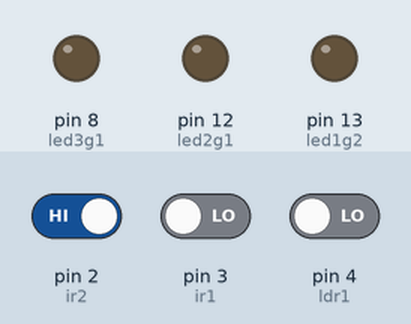
The sketch below on a simulated Arduino Uno, built with avr-gcc and run on an emulated ATmega328P. Shown: output pins drawn as LEDs (lit = HIGH). The test bench sets the inputs (shaded band); at power-on: pin 4 (ldr1) LOW, pin 2 (ir2) HIGH, pin 3 (ir1) LOW.

Above: at 1.2 s.
1.3 s: pin 4 (ldr1) driven HIGH
At 1.7 s:
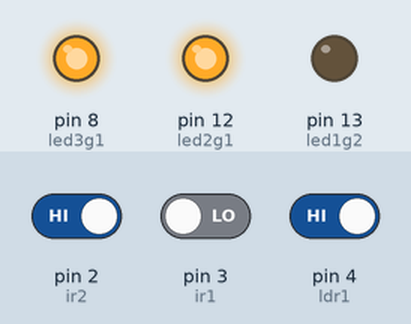
2.8 s: pin 2 (ir2) driven LOW
At 4.0 s:
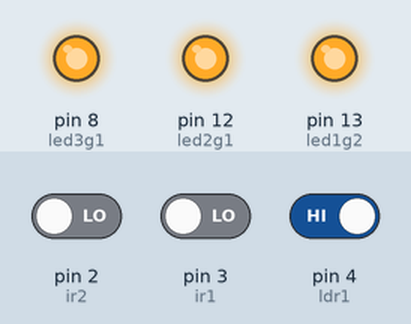
4.3 s: pin 3 (ir1) driven HIGH
At 5.2 s:
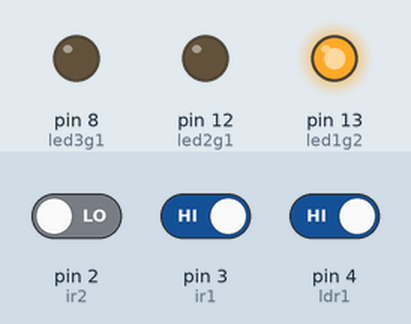
5.8 s: pin 3 (ir1) driven LOW
At 6.4 s:
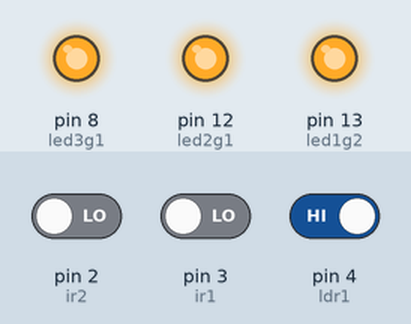
7.3 s: pin 2 (ir2) driven HIGH
At 8.7 s:
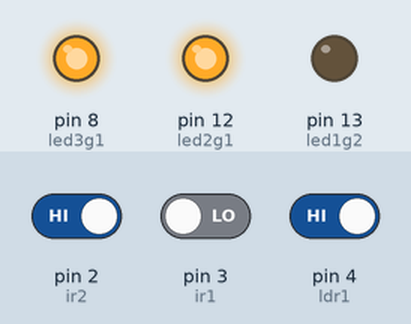
Timing chart, 0 to 9.8 s (numbered marks = the images above; inputs shaded):
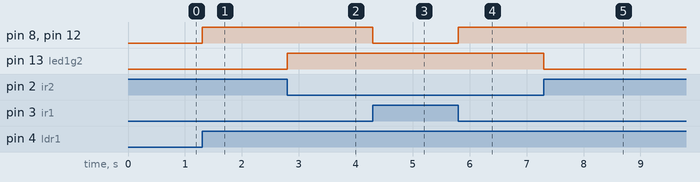

Measured:
- after the input at 1.3 s, pin 8 (led3g1), pin 12 (led2g1): LOW → HIGH at once
- after the input at 2.8 s, pin 13 (led1g2): LOW → HIGH at once
- after the input at 4.3 s, pin 8 (led3g1), pin 12 (led2g1): HIGH → LOW at once
- after the input at 5.8 s, pin 8 (led3g1), pin 12 (led2g1): LOW → HIGH at once
- after the input at 7.3 s, pin 13 (led1g2): HIGH → LOW at once

The sketch:

ir_to_led.ino
```cpp
#include <StackArray.h>

 StackArray <int> stack;
 int ir1 = 3;
 int led1g2 = 13;
 int led2g1 = 12;
 int led3g1 = 8;
 int ldr1 = 4;
 int ir2 =2;
void setup() {

  pinMode(ir1,INPUT);
  pinMode(ir2,INPUT);
  pinMode(led1g2,OUTPUT);
  pinMode(led2g1,OUTPUT);
  pinMode(led3g1,OUTPUT);
  pinMode(ldr1,INPUT);

}

void loop()
{

  int statusSensor = digitalRead(ir1);
  int statusSensor2 = digitalRead(ir2);
  if(digitalRead(ldr1)==1)
  {
        if (statusSensor==1 and statusSensor2==1)
        {
           digitalWrite(led1g2,LOW);
           digitalWrite(led2g1,LOW);
           digitalWrite(led3g1,LOW);

        }
        else if (statusSensor==0 && statusSensor2==1)
        {
          digitalWrite(led1g2,LOW);
          digitalWrite(led2g1,HIGH);
          digitalWrite(led3g1,HIGH);
          //delay(30000);
        }
         else if (statusSensor2==0 && statusSensor ==1)
          {
            digitalWrite(led2g1,LOW);
            digitalWrite(led3g1,LOW);
            digitalWrite(led1g2,HIGH);

          }

          else
           {
           digitalWrite(led1g2,HIGH);
           digitalWrite(led2g1,HIGH);
           digitalWrite(led3g1,HIGH);
           //delay(30000);
           }

  }
    else
    {
      digitalWrite(led1g2,LOW);
      digitalWrite(led2g1,LOW);
      digitalWrite(led3g1,LOW);

    }
}
```
